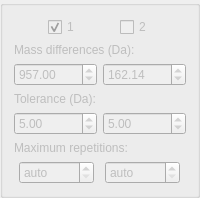
         <widget class="QGroupBox" name="gbDeltaSeries">
          <property name="enabled">
           <bool>false</bool>
          </property>
          <property name="sizePolicy">
           <sizepolicy hsizetype="Fixed" vsizetype="Fixed">
            <horstretch>0</horstretch>
            <verstretch>0</verstretch>
           </sizepolicy>
          </property>
          <property name="minimumSize">
           <size>
            <width>159</width>
            <height>0</height>
           </size>
          </property>
          <property name="title">
           <string/>
          </property>
          <layout class="QGridLayout" name="gridLayout_9">
           <item row="4" column="0">
            <layout class="QHBoxLayout" name="horizontalLayout_7">
             <item>
              <widget class="QDoubleSpinBox" name="sbDeltaTolerance1">
               <property name="minimumSize">
                <size>
                 <width>75</width>
                 <height>20</height>
                </size>
               </property>
               <property name="minimum">
                <double>0.100000000000000</double>
               </property>
               <property name="singleStep">
                <double>0.100000000000000</double>
               </property>
               <property name="value">
                <double>5.000000000000000</double>
               </property>
              </widget>
             </item>
             <item>
              <widget class="QDoubleSpinBox" name="sbDeltaTolerance2">
               <property name="minimumSize">
                <size>
                 <width>75</width>
                 <height>20</height>
                </size>
               </property>
               <property name="minimum">
                <double>0.100000000000000</double>
               </property>
               <property name="singleStep">
                <double>0.100000000000000</double>
               </property>
               <property name="value">
                <double>5.000000000000000</double>
               </property>
              </widget>
             </item>
            </layout>
           </item>
           <item row="1" column="0">
            <widget class="QLabel" name="label_7">
             <property name="text">
              <string>Mass differences (Da):</string>
             </property>
            </widget>
           </item>
           <item row="3" column="0">
            <widget class="QLabel" name="label_3">
             <property name="text">
              <string>Tolerance (Da):</string>
             </property>
            </widget>
           </item>
           <item row="2" column="0">
            <layout class="QHBoxLayout" name="horizontalLayout_9">
             <item>
              <widget class="QDoubleSpinBox" name="sbDeltaValue1">
               <property name="enabled">
                <bool>false</bool>
               </property>
               <property name="minimumSize">
                <size>
                 <width>75</width>
                 <height>20</height>
                </size>
               </property>
               <property name="minimum">
                <double>1.000000000000000</double>
               </property>
               <property name="maximum">
                <double>999.990000000000009</double>
               </property>
               <property name="singleStep">
                <double>0.100000000000000</double>
               </property>
               <property name="value">
                <double>957.000000000000000</double>
               </property>
              </widget>
             </item>
             <item>
              <widget class="QDoubleSpinBox" name="sbDeltaValue2">
               <property name="minimumSize">
                <size>
                 <width>75</width>
                 <height>20</height>
                </size>
               </property>
               <property name="minimum">
                <double>1.000000000000000</double>
               </property>
               <property name="maximum">
                <double>999.990000000000009</double>
               </property>
               <property name="singleStep">
                <double>0.100000000000000</double>
               </property>
               <property name="value">
                <double>162.139999999999986</double>
               </property>
              </widget>
             </item>
            </layout>
           </item>
           <item row="5" column="0">
            <widget class="QLabel" name="label_11">
             <property name="text">
              <string>Maximum repetitions:</string>
             </property>
            </widget>
           </item>
           <item row="6" column="0">
            <layout class="QHBoxLayout" name="horizontalLayout_12">
             <item>
              <widget class="QSpinBox" name="sbDeltaRepetition1">
               <property name="minimumSize">
                <size>
                 <width>75</width>
                 <height>20</height>
                </size>
               </property>
               <property name="maximumSize">
                <size>
                 <width>75</width>
                 <height>16777215</height>
                </size>
               </property>
               <property name="specialValueText">
                <string>auto</string>
               </property>
               <property name="minimum">
                <number>-1</number>
               </property>
               <property name="maximum">
                <number>99</number>
               </property>
               <property name="value">
                <number>-1</number>
               </property>
              </widget>
             </item>
             <item>
              <widget class="QSpinBox" name="sbDeltaRepetition2">
               <property name="minimumSize">
                <size>
                 <width>75</width>
                 <height>20</height>
                </size>
               </property>
               <property name="maximumSize">
                <size>
                 <width>75</width>
                 <height>16777215</height>
                </size>
               </property>
               <property name="specialValueText">
                <string>auto</string>
               </property>
               <property name="minimum">
                <number>-1</number>
               </property>
               <property name="maximum">
                <number>99</number>
               </property>
               <property name="value">
                <number>-1</number>
               </property>
              </widget>
             </item>
            </layout>
           </item>
           <item row="0" column="0">
            <layout class="QHBoxLayout" name="horizontalLayout_10">
             <item>
              <spacer name="horizontalSpacer_3">
               <property name="orientation">
                <enum>Qt::Horizontal</enum>
               </property>
               <property name="sizeHint" stdset="0">
                <size>
                 <width>10</width>
                 <height>20</height>
                </size>
               </property>
              </spacer>
             </item>
             <item>
              <widget class="QCheckBox" name="chDelta1">
               <property name="text">
                <string>1</string>
               </property>
               <property name="checked">
                <bool>true</bool>
               </property>
              </widget>
             </item>
             <item>
              <spacer name="horizontalSpacer_4">
               <property name="orientation">
                <enum>Qt::Horizontal</enum>
               </property>
               <property name="sizeHint" stdset="0">
                <size>
                 <width>10</width>
                 <height>20</height>
                </size>
               </property>
              </spacer>
             </item>
             <item>
              <widget class="QCheckBox" name="chDelta2">
               <property name="text">
                <string>2</string>
               </property>
              </widget>
             </item>
             <item>
              <spacer name="horizontalSpacer_6">
               <property name="orientation">
                <enum>Qt::Horizontal</enum>
               </property>
               <property name="sizeHint" stdset="0">
                <size>
                 <width>10</width>
                 <height>20</height>
                </size>
               </property>
              </spacer>
             </item>
            </layout>
           </item>
          </layout>
         </widget>
